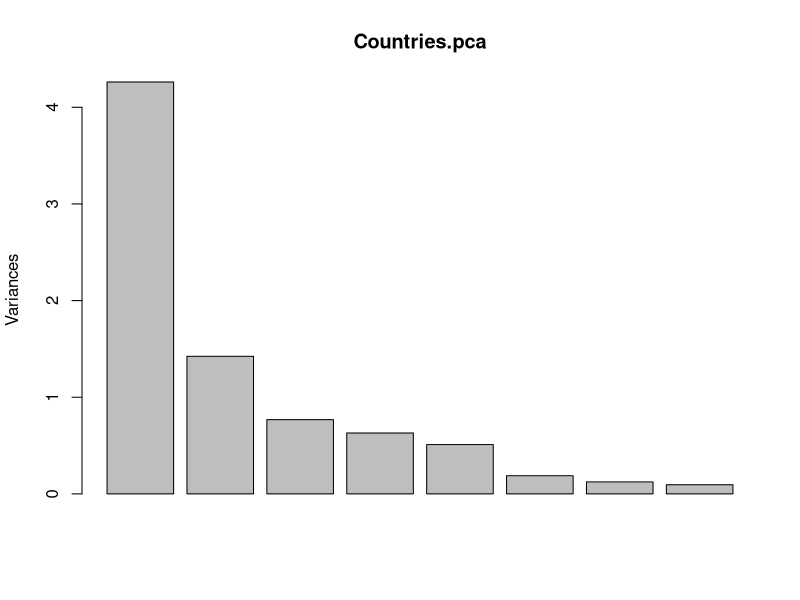
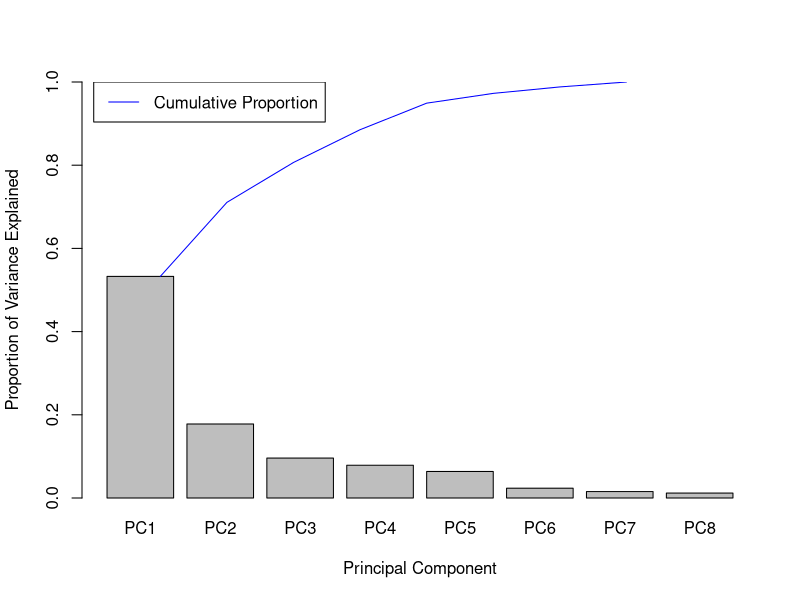
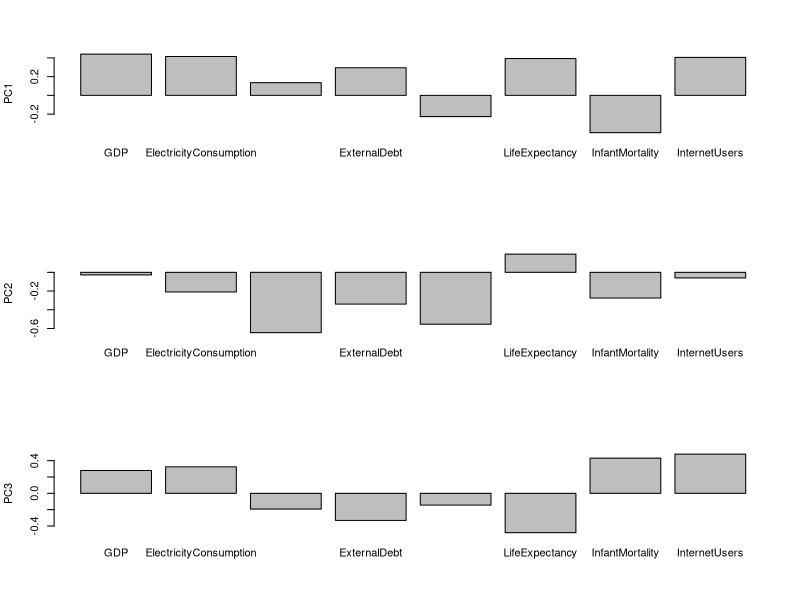
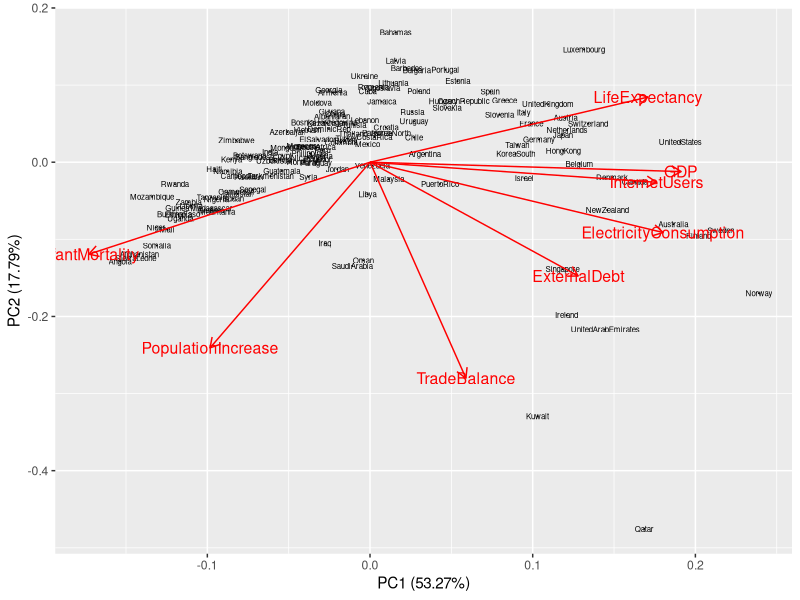
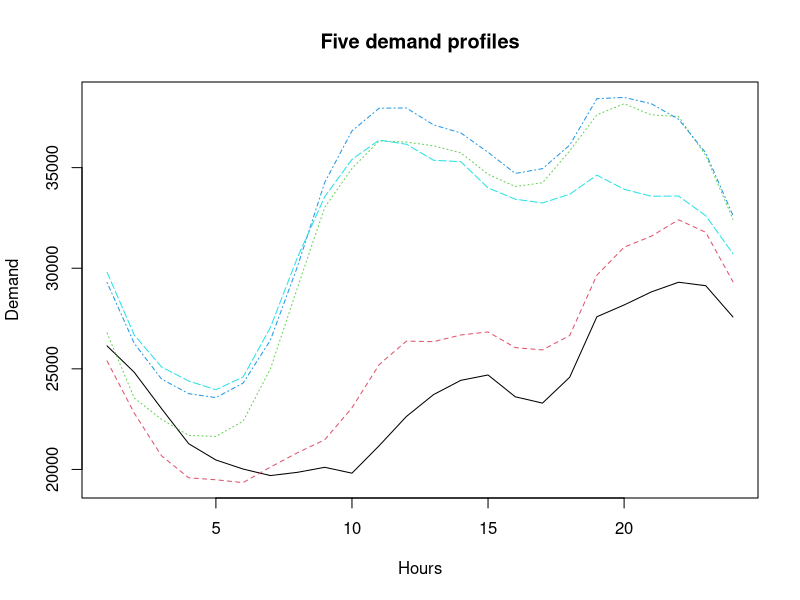
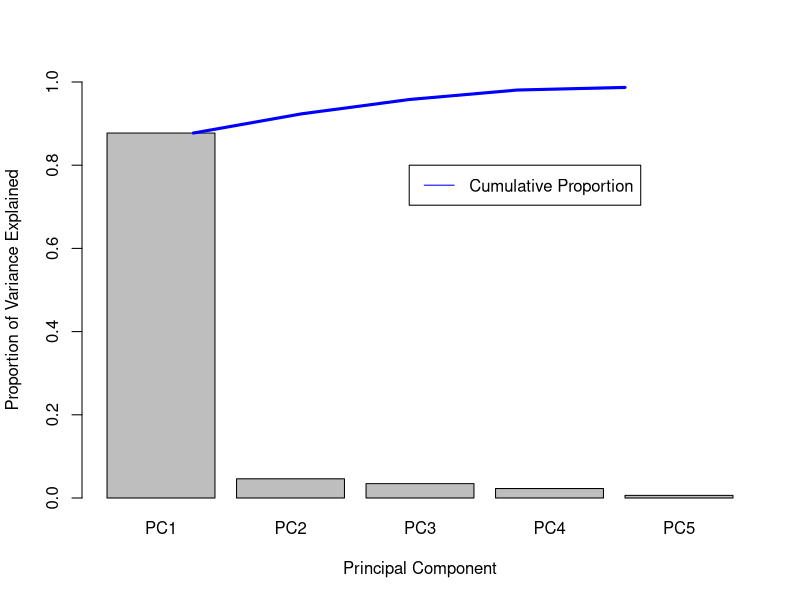
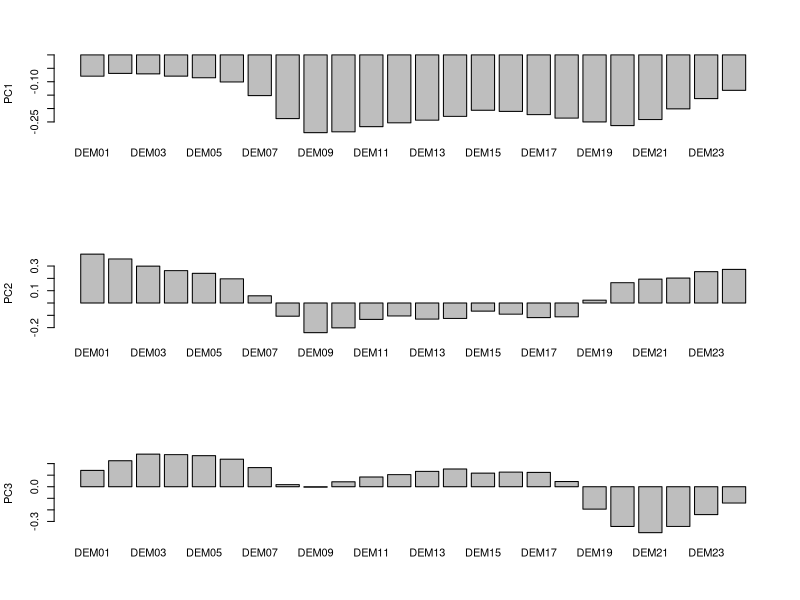
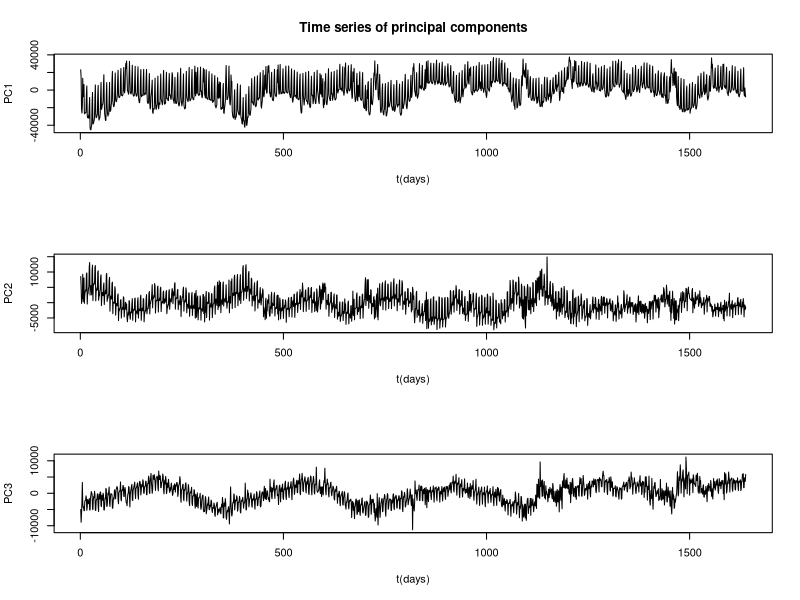

These figures' R source, in order:
#################################################################################
##############    Lab 5.2 Dimensionality reduction   ############################
#################################################################################

library(ggfortify)

#NOS SALTAMOS ESTO HASTA LA PARTE DE LA DEMANDA
## Load dataset -------------------------------------------------------------------------------------------------------
Countries <- read.table("Countries.dat",header = TRUE, sep = "", stringsAsFactors = FALSE)

#Perform principal component analysis
Countries.pca<-prcomp(Countries[,2:9], center = TRUE, scale. = TRUE) 
summary(Countries.pca)

#Plot eigenvalues obtained
plot(Countries.pca,type="b")

#Calculate and plot variance explained
std_dev <- Countries.pca$sdev
pr_var <- std_dev^2
prop_varex <- pr_var/sum(pr_var)
barplot(prop_varex, xlab = "Principal Component",
        ylab = "Proportion of Variance Explained",
        names.arg=dimnames(Countries.pca$rotation)[[2]],
        ylim = c(0,1))
lines(cumsum(prop_varex), col="blue")
legend(x=0,y=1,legend = "Cumulative Proportion",col = "blue",lty = 1)

#Plot first 3 principal components
par(mfrow=c(3,1))
barplot(Countries.pca$rotation[,1],ylab="PC1")
barplot(Countries.pca$rotation[,2],ylab="PC2")
barplot(Countries.pca$rotation[,3],ylab="PC3")
par(mfrow=c(1,1))

#Plot data in pc axis
autoplot(Countries.pca, size= 0, #size = 0 to show only  the labels
         label = TRUE, label.label = Countries$Country, label.size = 2,
         loadings = TRUE, loadings.label = TRUE, loadings.label.size = 4)





#####################################################################################
### Electricity demand   ############################################################
#####################################################################################

fdatatot <- read.table("Dem_2011_2015_24h.dat",header = TRUE, sep = "")
        #cada DEMx es la demanda a una hora determinada
fdatatot$DAY <- as.factor(fdatatot$DAY)
fdatatot$MONTH <- as.factor(fdatatot$MONTH)

fdata <- fdatatot[,4:27] #VAMOS A USAR SOLO LOS DATOS DE DEMANDA DESDE LA HORA 1 HASTA LA 24
#Plot first five demand profiles in the dataset
matplot(t(as.matrix(fdata[1:5,])),type="l",
        xlab = "Hours", ylab = "Demand", main = "Five demand profiles")


fdata.pca<-prcomp(fdata, center = TRUE, scale. = FALSE) 
        #IMP!!!: NO LO QUEREMOS ESCALAR PORQUE TODAS LAS VARIABLES TIENEN LAS MISMAS UNIDADES
summary(fdata.pca)
        #Aqui vemos cuando cada PC explica la variable (de 0 a 1)
        #Para explicar el 95% cogeriamos 3 PC

std_dev <- fdata.pca$sdev
pr_var <- std_dev^2
prop_varex <- pr_var/sum(pr_var)

#POR COMPONENTE PRINCIPAL CUANTA VARIABILIDAD EXPLICO:
barplot(prop_varex[1:5], xlab = "Principal Component",
        ylab = "Proportion of Variance Explained",
        names.arg=dimnames(fdata.pca$rotation)[[2]][1:5],
        ylim = c(0,1))
lines(cumsum(prop_varex[1:5]), col="blue", lwd = 3)
legend(x=3,y=0.8,legend = "Cumulative Proportion",col = "blue",lty = 1)


#PESOS DE CADA VARIABLE A LOS TRES PRIMEROS PCS
#Plot principal component loadings
par(mfrow=c(3,1))
barplot(fdata.pca$rotation[,1],ylab="PC1") 
        #donde la demanda es mas alta (manana y despues de comer) el peso en el PC1 es mayor
        #el perfil de estos pesos es bastante parecido al que tiene la demanda
        #se podria interpretar como la suma de la demanda
barplot(fdata.pca$rotation[,2],ylab="PC2")
        #el PC2 le da mas importancia a la noche
        #es normal porque los PC son ortogonales y el PC2 intenta recoger cosas que el PC1 no ha recogido
barplot(fdata.pca$rotation[,3],ylab="PC3")
par(mfrow=c(1,1))


#VALORES DE LOS COMPONENTES PRINCIPALES (1,2,3) PARA CADA DIA QUE TENEMOS:
#plot component scores
par(mfrow=c(3,1))
plot(fdata.pca$x[,1],type="l",ylab="PC1", xlab = "t(days)", main = "Time series of principal components")
plot(fdata.pca$x[,2],type="l",ylab="PC2", xlab = "t(days)")
plot(fdata.pca$x[,3],type="l",ylab="PC3", xlab = "t(days)")
par(mfrow=c(1,1))

#RECONSTRRUCCION DE LOS PRIMEROS 4 DIAS TRES PRIMEROS PCS
#Reconstruction of first profile with three components
for(i in 1:4){ #DIAS 1 AL 4
plot(1:24, as.matrix(fdata[i,]),type="l", xlab = "Hours", ylab = "Demand")
fdata.rec <- fdata.pca$center + (fdata.pca$x[i,1:3] %*% t(fdata.pca$rotation[,1:3]))*ifelse(fdata.pca$scale,fdata.pca$scale,1) #el '3' es el numerp de PCs
lines(1:24,fdata.rec[1,],col="red")
legend(x=1,y=28000,legend = c("Real", "Reconstruction"), col = c("black", "red"),lty = 1)
Sys.sleep(0.5)
}

#VALORES DE LOS 2 PRIMEROS PC PARA TODOS LOS DIAS
#plot data in space spanned by first 2 PC
df_plot <- data.frame(PC1 = fdata.pca$x[,1], PC2 =fdata.pca$x[,2], DAY=fdatatot$DAY, MONTH=fdatatot$MONTH)
ggplot(df_plot)+geom_point(aes(x=PC1,y=PC2)) #Vemos varias tendencias
ggplot(df_plot)+geom_point(aes(x=PC1,y=PC2, color=DAY)) #segun el tipo de dia tiene sentido
                #vemos que los findes y festivo tienen demanda mas alta (PC1 mas negativo)
ggplot(df_plot)+geom_point(aes(x=PC1,y=PC2, color=MONTH))
        
        #*ALGO MUY NEGATIVO EN EL PC1 ES QUE TENEMOS MUCHA DEMANDA (por la forma del grafico de los pesos)
